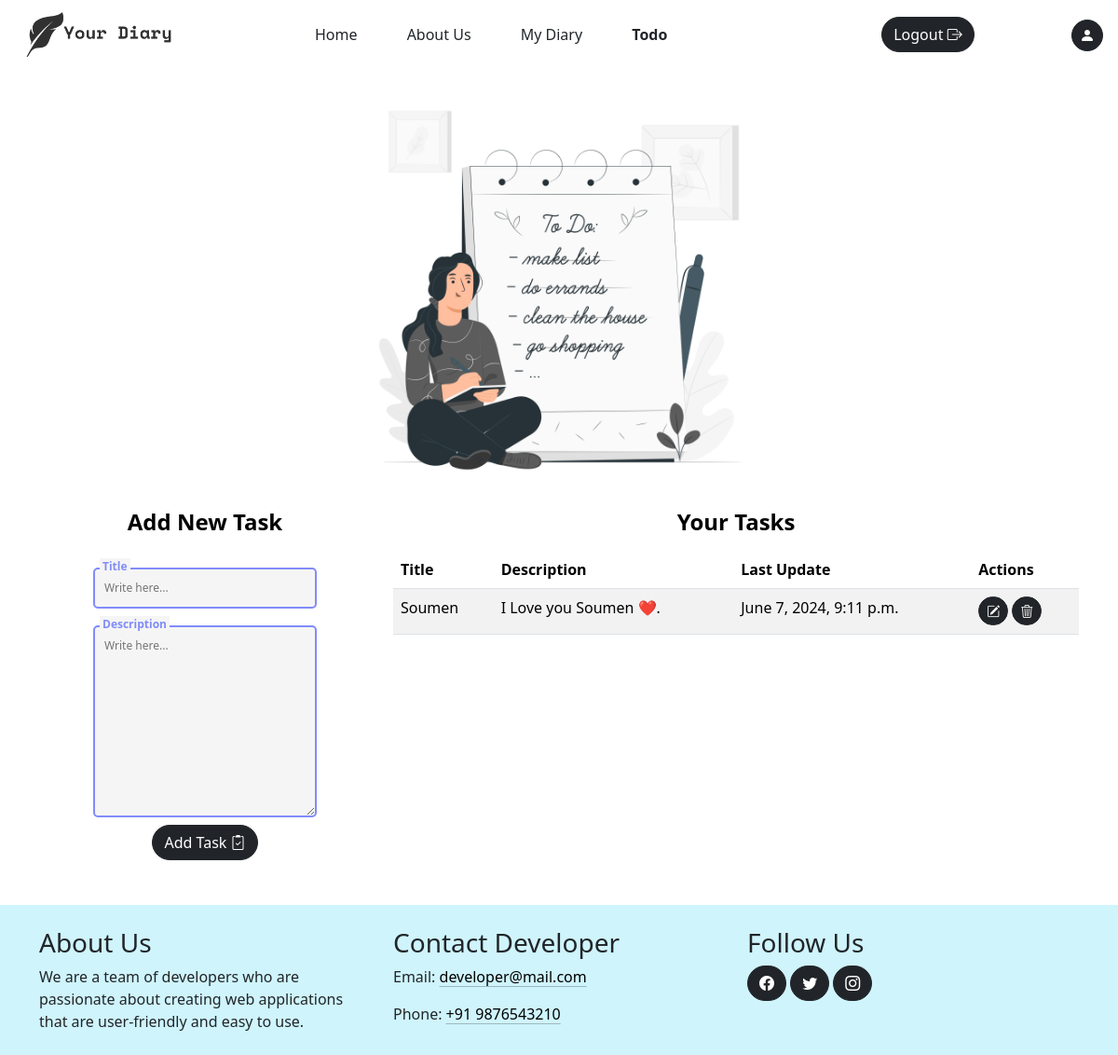
Page /todo/ (signed in) on the earlier database version.
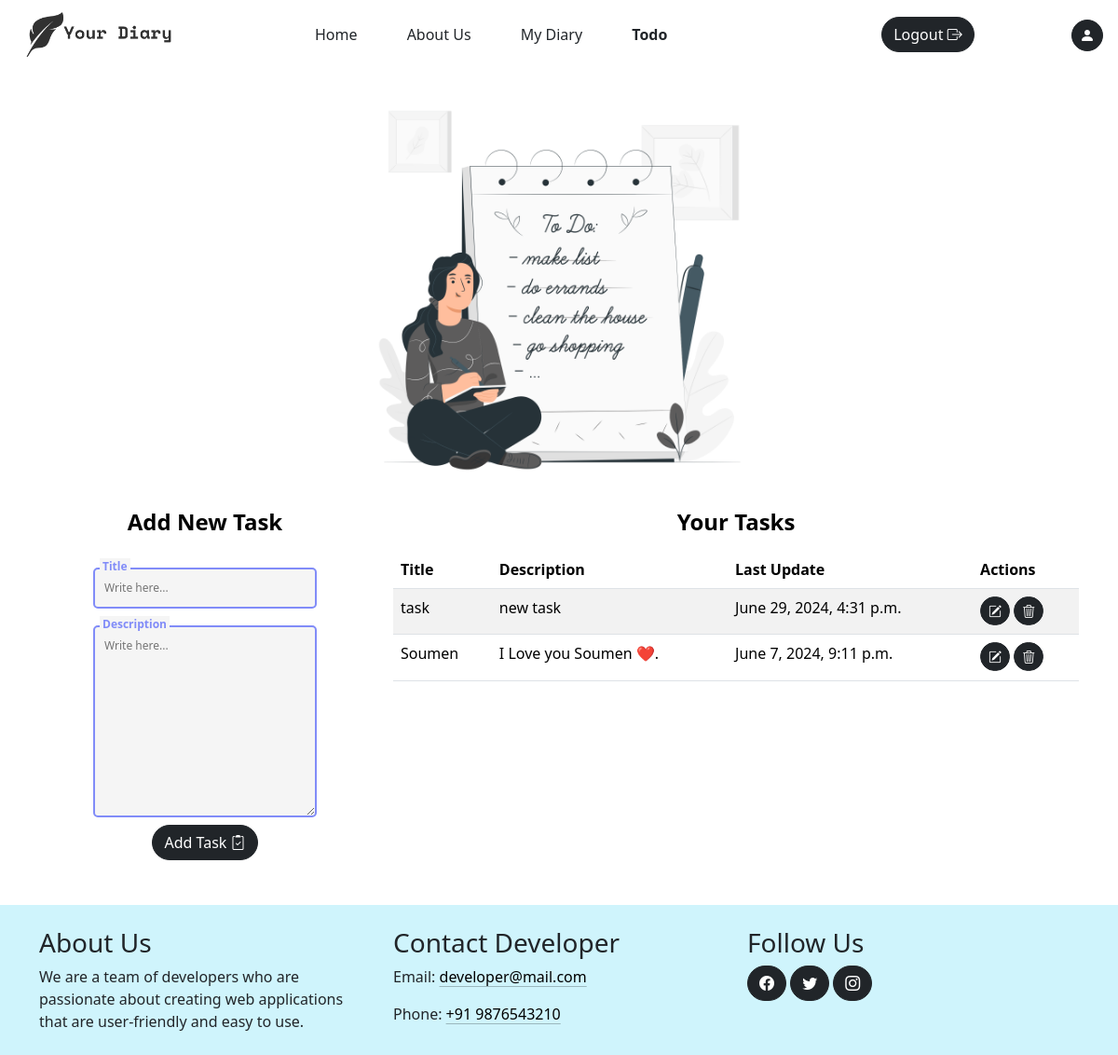
Same page on the later database version.
### diary/models.py (models this page shows, shortened)
class Todo(models.Model):
    user = models.ForeignKey(User, on_delete=models.CASCADE)
    title = models.CharField(max_length=100)
    description = models.TextField()
    created_at = models.DateTimeField(auto_now_add=True)
    updated_at = models.DateTimeField(auto_now=True)

### diary/views.py (the view)
# urls.py: path("todo/", views.todo, name="todo"),
@login_required(login_url="login")
def todo(request):
	context = {}
	todo_form = TodoForm()
	context["todo_form"] = todo_form
	todos = Todo.objects.filter(user=request.user).order_by('-created_at')
	context["todos"] = todos
	context['activeTodo']="active"
	return render(request, "todo.html", context)

### diary/forms.py
class TodoForm(forms.ModelForm):
	class Meta:
		model = Todo
		fields = ('title', 'description')
		widgets = {
			'title': forms.TextInput(attrs={'class': 'input', 'placeholder': 'Write here...'}),
			'description': forms.Textarea(attrs={'class': 'input', 'placeholder': 'Write here...'}),
		}

### diary/context_processors.py (called while the page is built)
def site(request):
	site = Site.objects.first()  # replace this with your actual query
	return {'site': site}

### diary/templates/todo.html (shortened to what this page needs)
{% extends "base.html" %}
{% load static %}
{% block css %}
	<link rel="stylesheet" href="{% static "css/todo.css" %}">
{% endblock css %}
{% block body %}
	<div class="container todo-page">
		<div class="row todo-image">
			<img src="{% static "media/Todo_list.png" %}" alt="" class=" todo-img img-fluid">
		</div>
		<div class="row">
			<div class="col-sm-4">
				<h4 class='heading text-center'>Add New Task</h4>
				<form action="{% url "addTodo" %}" class="todo-form" method="POST" >{% csrf_token %}
					{% for field in todo_form %}
						<div class="coolinput">
							<label for="{{field.id_for_label}}" class="text">{{field.label}}</label>
							{{field}}  <small class='text-warning'>{{field.errors|striptags}}</small>
						</div>
					{% endfor %}
					<button type="submit" class="btn mt-2 {% if request.user.theme.theme == 'dark' %} btn-secondary {% else %} btn-dark {% endif %}">Add Task <i class="bi bi-clipboard2-check"></i></button>
				</form>
			</div>
			<div class="col-sm-8">
				<h4 class='heading text-center'>Your Tasks</h4>
				{% if todos %}
					<table class="table table-hover table-striped {% if request.user.theme.theme == 'dark' %} table-dark {% endif %}">
						<thead>
							<tr>
								<th>Title</th>
								<th>Description</th>
								<th>Last Update</th>
								<th>Actions</th>
							</tr>
						</thead>
						<tbody>
							{% for todo in todos %}
								<tr>
									<td>{{todo.title}}</td>
									<td>{{todo.description}}</td>
									<td>{{todo.updated_at}}</td>
									<td>
										<a href="{% url "updateTodo" todo.id %}" class="btn btn-sm btn-dark"><i class="bi bi-pencil-square"></i></a>
										<a href="" data-id="{{todo.id}}" class="btn btn-sm btn-dark delete-btn"><i class="bi bi-trash3"></i></a>
									</td>
								</tr>
							{% endfor %}
					</table>
				{% else %}
					<p class="text-center">No tasks available</p>
				{% endif %}
			</div>
		</div>
	</div>
	{% include "sections/footer.html" %}
{% endblock body %}

### diary/templates/base.html (shortened to what this page needs)
<!doctype html>
{% load static %}
<html lang="en">
	<head>
		<link href="https://cdn.jsdelivr.net/npm/bootstrap@5.3.3/dist/css/bootstrap.min.css" rel="stylesheet">
		<link rel="stylesheet" href="https://cdn.jsdelivr.net/npm/bootstrap-icons@1.11.3/font/bootstrap-icons.min.css">
		<link rel="stylesheet" href="{% static "css/style.css" %}">
		{% block css %}{% endblock css %}
	</head>
  	<body class="{% if request.user.theme.theme == 'dark' %} dark-theme {% else %} light-theme {% endif %}">
		<div class="nav-bar">
			<nav class="navbar navbar-expand-lg bg-transparant">
				<div class="container-fluid">
					{% if request.user.theme.theme == 'dark' %}
						<a class="navbar-brand" href={% url "home" %}> <img id="logo" src="{% static "media/Logo-light.png" %}" alt="" srcset="" class='logo img-fluid' /> </a>
					{% else %}
						<a class="navbar-brand" href={% url "home" %}> <img id="logo" src="{% static "media/Logo.png" %}" alt="" srcset="" class='logo img-fluid' /> </a>
					{% endif %}
					<div class="collapse navbar-collapse nav-items" id="navbarNavAltMarkup">
						<div class="navbar-nav main-nav-item">
							<a class="nav-link {{activeHome}} {% if request.user.theme.theme == 'dark' %} text-light {% else %} text-dark {% endif %}" aria-current="page" href={% url "home" %}>Home</a>
							<a class="nav-link {{activeAbout}} {% if request.user.theme.theme == 'dark' %} text-light {% else %} text-dark {% endif %}" href={% url "about" %}>About Us</a>
							<a class="nav-link {{activeDiary}}  {% if request.user.theme.theme == 'dark' %} text-light {% else %} text-dark {% endif %}" href={% url "myDiary" %}>My Diary</a>
							<a class="nav-link {{activeTodo}} {% if request.user.theme.theme == 'dark' %} text-light {% else %} text-dark {% endif %}" href={% url "todo" %}>Todo</a>
						</div>
						<div class="navbar-nav auth-items">
							{% if user.is_authenticated %}
								<a class="btn {% if request.user.theme.theme == 'dark' %} btn-secondary {% else %} btn-dark {% endif %}" id="logout-btn" href="">Logout <i class="bi bi-box-arrow-right"></i></a>
							{% else %}
								<a class="btn btn-dark" href="{% url 'login' %}">Login <i class="bi bi-box-arrow-in-left"></i></a>
								<a class="btn btn-dark " href="{% url 'signup' %}">Sign Up <i class="bi bi-clipboard2-plus"></i></a>
							{% endif %}
						</div>
					</div>
				</div>
			</nav>
			{% if user.is_authenticated %}
				<a class="btn navbar-btn rounded-circle {% if request.user.theme.theme == 'dark' %} btn-secondary {% else %} btn-dark {% endif %}" href="{% url "profile" %}">
					<i class="bi bi-person-fill"></i>
				</a>
			{% endif %}
		</div>
		{% block body %}
		{% endblock body %}
	</body>
</html>

### diary/templates/sections/footer.html
<footer class="footer mt-5 pt-4 p-2 bg-info-subtle">
	<div class="container">
		<div class="row">
			<div class="col-md-4">
				<h3 class="text text-dark"> About Us </h3>
				<p class="text text-dark"> We are a team of developers who are passionate about creating web applications that are user-friendly and easy to use. </p>
			</div>
			<div class="col-md-4">
				<h3 class="text text-dark"> Contact Developer </h3>
				<p class="text text-dark">
					Email:
					<a href="mailto:{{ site.email }}"
						class="link-body-emphasis link-offset-2 link-underline-opacity-25 link-underline-opacity-75-hover"
					> developer@mail.com </a>
				</p>
				<p class="text text-dark">
					Phone: <a href="tel:{{ site.phone }}"
						class="link-body-emphasis link-offset-2 link-underline-opacity-25 link-underline-opacity-75-hover"
					> +91 9876543210 </a>
				</p>
			</div>
			<div class="col-md-4">
				<h3 class="text text-dark"> Follow Us </h3>
				<a href="{{ site.facebook }}" class="btn btn-dark">
					<i class="bi bi-facebook"></i>
				</a>
				<a href="{{ site.twitter }}" class="btn btn-dark">
					<i class="bi bi-twitter"></i>
				</a>
				<a href="{{ site.instagram }}" class="btn btn-dark">
					<i class="bi bi-instagram"></i>
				</a>
			</div>
		</div>
	</div>
</footer>

### static/css/style.css (style rules this page uses)
.nav-items { justify-content: space-around; }
.logo { height: 3rem; }
.main-nav-item { width: 50%; justify-content: space-evenly; }
.bg-transparant { background: transparent !important; }
.auth-items { gap: 5px; width: fit-content; }
.nav-bar { display: flex; margin: 0 1rem; align-items: center; }
.navbar { width: 100%; }
.navbar-btn { height: fit-content; margin-top: 1.3rem; padding: 4px 8px; align-self: flex-start; }
.btn { border-radius: 30px !important; }
.active { font-weight: 700; }
.light-theme { background-color: white; color: black; }
button { cursor: pointer; }

### static/css/todo.css (style rules this page uses)
.todo-page { margin-bottom: 1rem; }
.todo-form { align-items: center; display: flex; flex-direction: column; }
.heading { font-size: 1.5rem; font-weight: 700; margin: 1rem 0; }
td a { margin-bottom: .1rem; }
.todo-image { justify-content: center; }
.todo-img { width: 30rem; }
.coolinput { display: flex; flex-direction: column; width: 90%; position: static; max-width: 240px; }
.coolinput label.text { font-size: 0.75rem; color: #818CF8; font-weight: 700; position: relative; top: 0.5rem; margin: 0 0 0 7px; padding: 0 3px; background: whitesmoke; width: fit-content; }
.coolinput > .input { padding: 11px 10px; font-size: 0.75rem; border: 2px #818CF8 solid; border-radius: 5px; background: whitesmoke; }
button { cursor: pointer; }

Differences in the rows shown:
added Todo: title "task", description "new task", updated_at "June 29, 2024, 4:31 p.m."
